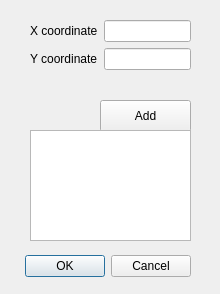
<?xml version="1.0" encoding="UTF-8"?>
<ui version="4.0">
 <class>BSplineDialog</class>
 <widget class="QDialog" name="BSplineDialog">
  <property name="windowModality">
   <enum>Qt::WindowModal</enum>
  </property>
  <property name="geometry">
   <rect>
    <x>0</x>
    <y>0</y>
    <width>220</width>
    <height>294</height>
   </rect>
  </property>
  <property name="windowTitle">
   <string>Add BSpline</string>
  </property>
  <property name="modal">
   <bool>true</bool>
  </property>
  <widget class="QDialogButtonBox" name="buttonBox">
   <property name="geometry">
    <rect>
     <x>10</x>
     <y>250</y>
     <width>181</width>
     <height>32</height>
    </rect>
   </property>
   <property name="orientation">
    <enum>Qt::Horizontal</enum>
   </property>
   <property name="standardButtons">
    <set>QDialogButtonBox::Cancel|QDialogButtonBox::Ok</set>
   </property>
  </widget>
  <widget class="QWidget" name="widget" native="true">
   <property name="geometry">
    <rect>
     <x>30</x>
     <y>20</y>
     <width>161</width>
     <height>81</height>
    </rect>
   </property>
   <layout class="QFormLayout" name="formLayout">
    <property name="fieldGrowthPolicy">
     <enum>QFormLayout::FieldsStayAtSizeHint</enum>
    </property>
    <item row="0" column="0">
     <widget class="QLabel" name="label">
      <property name="text">
       <string>X coordinate</string>
      </property>
     </widget>
    </item>
    <item row="0" column="1">
     <widget class="QLineEdit" name="xCoordinate"/>
    </item>
    <item row="1" column="0">
     <widget class="QLabel" name="label_2">
      <property name="text">
       <string>Y coordinate</string>
      </property>
     </widget>
    </item>
    <item row="1" column="1">
     <widget class="QLineEdit" name="yCoordinate"/>
    </item>
   </layout>
  </widget>
  <widget class="QPushButton" name="addButton">
   <property name="geometry">
    <rect>
     <x>100</x>
     <y>100</y>
     <width>91</width>
     <height>32</height>
    </rect>
   </property>
   <property name="text">
    <string>Add</string>
   </property>
  </widget>
  <widget class="QTableWidget" name="tableWidget">
   <property name="geometry">
    <rect>
     <x>30</x>
     <y>130</y>
     <width>161</width>
     <height>111</height>
    </rect>
   </property>
   <attribute name="horizontalHeaderDefaultSectionSize">
    <number>50</number>
   </attribute>
  </widget>
 </widget>
 <resources/>
 <connections>
  <connection>
   <sender>buttonBox</sender>
   <signal>rejected()</signal>
   <receiver>BSplineDialog</receiver>
   <slot>reject()</slot>
   <hints>
    <hint type="sourcelabel">
     <x>316</x>
     <y>260</y>
    </hint>
    <hint type="destinationlabel">
     <x>286</x>
     <y>274</y>
    </hint>
   </hints>
  </connection>
 </connections>
</ui>
